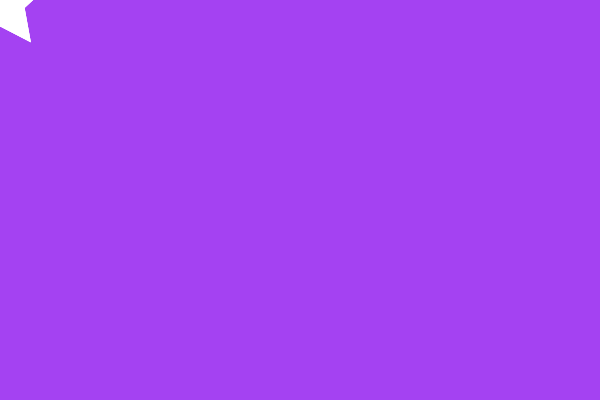
Frame 1 (no input)
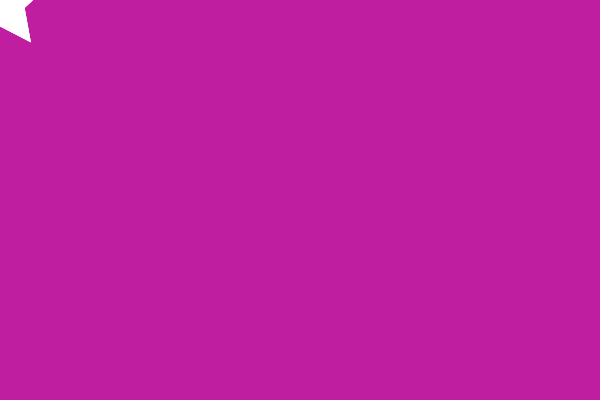
Frame 60 (the mouse pressed at the canvas centre just before this capture)
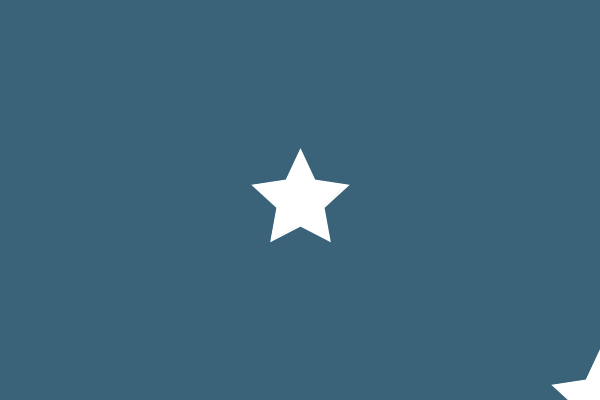
Frame 120 (the mouse held since frame 60 and released just before this capture)

The Processing sketch that drew these frames (run headless with seeded random() and noise(); from frame 60 on, the mouse is pressed at the canvas centre):

// Processing sketch: processing_99217
// ── processing_99217.pde

void setup()
{
  size(600, 400);
  background(108, 153, 188);
  smooth();
  frameRate(10);

}
void draw() 
{
  background(random(255), random(255), random(255));
  translate(mouseX, mouseY);
  fill (255);
  stroke(255);
  strokeWeight(2);
  beginShape();
  vertex(0, -50);
  vertex(14, -20);
  vertex(47, -15);
  vertex(23, 7);
  vertex(29, 40);
  vertex(0, 25);
  vertex(-29, 40);
  vertex(-23, 7);
  vertex(-47, -15);
  vertex(-14, -20);
  endShape(CLOSE);

  translate(mouseX, mouseY);
  fill (255);
  stroke(255);
  strokeWeight(2);
  beginShape();
  vertex(0, -50);
  vertex(14, -20);
  vertex(47, -15);
  vertex(23, 7);
  vertex(29, 40);
  vertex(0, 25);
  vertex(-29, 40);
  vertex(-23, 7);
  vertex(-47, -15);
  vertex(-14, -20);
  endShape(CLOSE);

 translate(mouseX, mouseY);
  fill (255);
  stroke(255);
  strokeWeight(2);
  beginShape();
  vertex(0, -50);
  vertex(14, -20);
  vertex(47, -15);
  vertex(23, 7);
  vertex(29, 40);
  vertex(0, 25);
  vertex(-29, 40);
  vertex(-23, 7);
  vertex(-47, -15);
  vertex(-14, -20);
  endShape(CLOSE);
}
